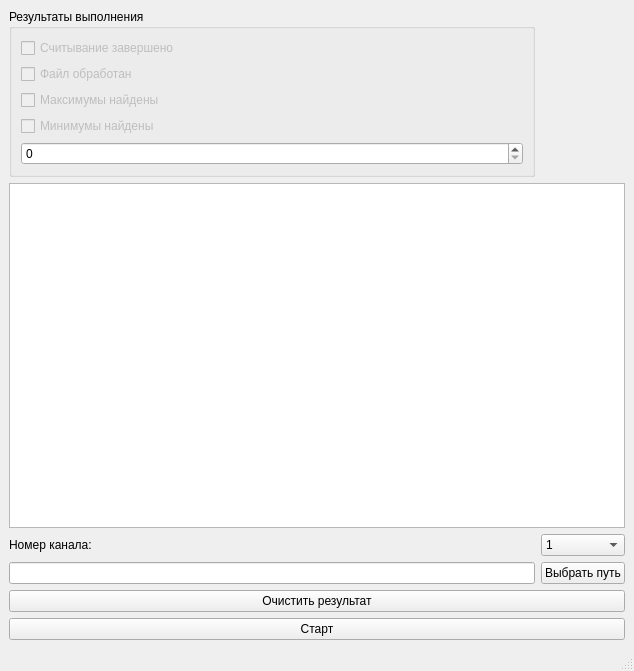
<?xml version="1.0" encoding="UTF-8"?>
<ui version="4.0">
 <class>MainWindow</class>
 <widget class="QMainWindow" name="MainWindow">
  <property name="geometry">
   <rect>
    <x>0</x>
    <y>0</y>
    <width>634</width>
    <height>671</height>
   </rect>
  </property>
  <property name="windowTitle">
   <string>АЦП</string>
  </property>
  <widget class="QWidget" name="centralwidget">
   <layout class="QGridLayout" name="gridLayout">
    <item row="6" column="0" colspan="2">
     <widget class="QPushButton" name="pb_start">
      <property name="text">
       <string>Старт</string>
      </property>
      <property name="flat">
       <bool>false</bool>
      </property>
     </widget>
    </item>
    <item row="5" column="0" colspan="2">
     <widget class="QPushButton" name="pb_clearResult">
      <property name="text">
       <string>Очистить результат</string>
      </property>
     </widget>
    </item>
    <item row="4" column="1">
     <widget class="QPushButton" name="pb_path">
      <property name="text">
       <string>Выбрать путь</string>
      </property>
     </widget>
    </item>
    <item row="3" column="0">
     <widget class="QLabel" name="lb_numCh">
      <property name="text">
       <string>Номер канала:</string>
      </property>
     </widget>
    </item>
    <item row="3" column="1">
     <widget class="QComboBox" name="cmB_numCh">
      <item>
       <property name="text">
        <string>1</string>
       </property>
      </item>
      <item>
       <property name="text">
        <string>2</string>
       </property>
      </item>
      <item>
       <property name="text">
        <string>3</string>
       </property>
      </item>
     </widget>
    </item>
    <item row="1" column="0">
     <widget class="QGroupBox" name="gb_result">
      <property name="title">
       <string>Результаты выполнения</string>
      </property>
      <layout class="QFormLayout" name="formLayout">
       <item row="0" column="0">
        <widget class="QCheckBox" name="chB_readSucces">
         <property name="enabled">
          <bool>false</bool>
         </property>
         <property name="text">
          <string>Считывание завершено</string>
         </property>
         <property name="checkable">
          <bool>true</bool>
         </property>
        </widget>
       </item>
       <item row="1" column="0">
        <widget class="QCheckBox" name="chB_procFileSucces">
         <property name="enabled">
          <bool>false</bool>
         </property>
         <property name="text">
          <string>Файл обработан</string>
         </property>
         <property name="checkable">
          <bool>true</bool>
         </property>
        </widget>
       </item>
       <item row="2" column="0">
        <widget class="QCheckBox" name="chB_maxSucess">
         <property name="enabled">
          <bool>false</bool>
         </property>
         <property name="text">
          <string>Максимумы найдены</string>
         </property>
         <property name="checkable">
          <bool>true</bool>
         </property>
        </widget>
       </item>
       <item row="3" column="0">
        <widget class="QCheckBox" name="chB_minSucess">
         <property name="enabled">
          <bool>false</bool>
         </property>
         <property name="text">
          <string>Минимумы найдены</string>
         </property>
        </widget>
       </item>
       <item row="4" column="0" colspan="2">
        <widget class="QSpinBox" name="spinBox"/>
       </item>
      </layout>
     </widget>
    </item>
    <item row="4" column="0">
     <widget class="QLineEdit" name="le_path">
      <property name="readOnly">
       <bool>true</bool>
      </property>
     </widget>
    </item>
    <item row="2" column="0" colspan="2">
     <widget class="QTextEdit" name="te_Result">
      <property name="readOnly">
       <bool>true</bool>
      </property>
     </widget>
    </item>
   </layout>
  </widget>
  <widget class="QMenuBar" name="menubar">
   <property name="geometry">
    <rect>
     <x>0</x>
     <y>0</y>
     <width>634</width>
     <height>25</height>
    </rect>
   </property>
  </widget>
  <widget class="QStatusBar" name="statusbar"/>
 </widget>
 <resources/>
 <connections>
  <connection>
   <sender>pb_clearResult</sender>
   <signal>clicked()</signal>
   <receiver>te_Result</receiver>
   <slot>clear()</slot>
   <hints>
    <hint type="sourcelabel">
     <x>224</x>
     <y>369</y>
    </hint>
    <hint type="destinationlabel">
     <x>211</x>
     <y>248</y>
    </hint>
   </hints>
  </connection>
 </connections>
</ui>
